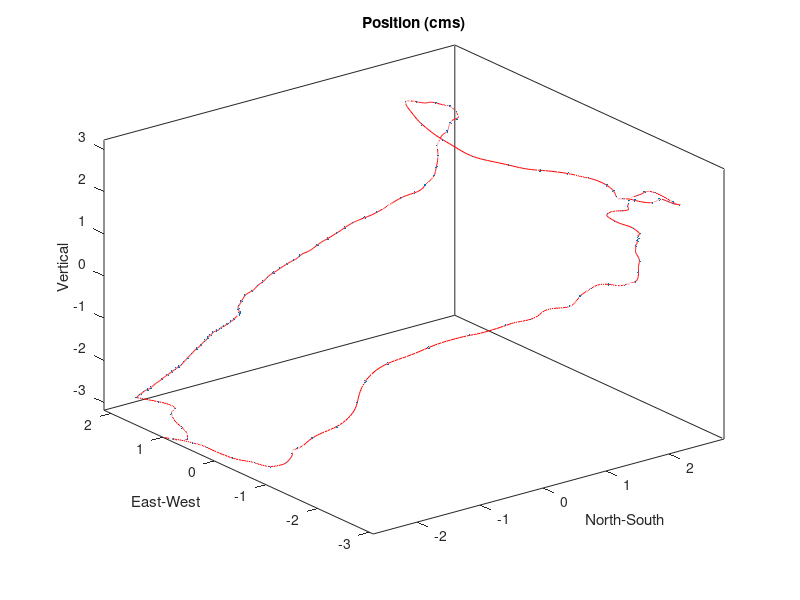

Write MATLAB code to recreate this figure.
%% Loma Prieta Earthquake
% This demo shows how to analyze and visualize real-world earthquake data.
% 
% Authors: C. Denham, 1990, C. Moler, August, 1992.

% Copyright 1984-2004 The MathWorks, Inc. 
% $Revision: 5.17.4.1 $  $Date: 2004/03/22 23:54:35 $

%%
% The file QUAKE.MAT contains 200Hz data from the October 17, 1989 Loma Prieta
% earthquake in the Santa Cruz Mountains.  The data are courtesy of Joel Yellin
% at the Charles F. Richter Seismological Laboratory, University of California,
% Santa Cruz.  Start by loading the data.

load quake e n v
whos e n v

%%
% In the workspace now are three variables containing time traces from an
% accelerometer in the Natural Sciences' building at UC Santa Cruz.  The
% accelerometer recorded the main shock of the earthquake.  The variables n, e,
% v refer to the three directional components measured by the instrument, which
% was aligned parallel to the fault, with its N direction pointing in the
% direction of Sacramento.  The data is uncorrected for the response of the
% instrument.
%
% Scale the data by the gravitational acceleration.  Also, create a fourth
% variable, t, containing a time base.

g = 0.0980;
e = g*e;
n = g*n;
v = g*v;
delt = 1/200;
t = delt*(1:length(e))';

%%
% Here are plots of the accelerations.

yrange = [-250 250];
limits = [0 50 yrange];
subplot(3,1,1), plot(t,e,'b'), axis(limits), title('East-West acceleration')
subplot(3,1,2), plot(t,n,'g'), axis(limits), title('North-South acceleration')
subplot(3,1,3), plot(t,v,'r'), axis(limits), title('Vertical acceleration')

%%
% Look at the interval from t=8 seconds to t=15 seconds.  Draw black lines at
% the selected spots.  All subsequent calculations will involve this interval.

t1 = 8*[1;1];
t2 = 15*[1;1];
subplot(3,1,1), hold on, plot([t1 t2],yrange,'k','LineWidth',2); hold off
subplot(3,1,2), hold on, plot([t1 t2],yrange,'k','LineWidth',2); hold off
subplot(3,1,3), hold on, plot([t1 t2],yrange,'k','LineWidth',2); hold off

%%
% Zoom in on the selected time interval.

trange = sort([t1(1) t2(1)]);
k = find((trange(1)<=t) & (t<=trange(2)));
e = e(k);
n = n(k);
v = v(k);
t = t(k);
ax = [trange yrange];

subplot(3,1,1), plot(t,e,'b'), axis(ax), title('East-West acceleration')
subplot(3,1,2), plot(t,n,'g'), axis(ax), title('North-South acceleration')
subplot(3,1,3), plot(t,v,'r'), axis(ax), title('Vertical acceleration')

%%
% Focusing on one second in the middle of this interval, a plot of "East-West"
% against "North-South" shows the horizontal acceleration.

subplot(1,1,1)
k = length(t);
k = round(max(1,k/2-100):min(k,k/2+100));
plot(e(k),n(k),'.-')
xlabel('East'), ylabel('North');
title('Acceleration During a One Second Period');

%%
% Integrate the accelerations twice to calculate the velocity and position of a
% point in 3-D space.

edot = cumsum(e)*delt;  edot = edot - mean(edot);
ndot = cumsum(n)*delt;  ndot = ndot - mean(ndot);
vdot = cumsum(v)*delt;  vdot = vdot - mean(vdot);

epos = cumsum(edot)*delt;  epos = epos - mean(epos);
npos = cumsum(ndot)*delt;  npos = npos - mean(npos);
vpos = cumsum(vdot)*delt;  vpos = vpos - mean(vpos);

subplot(2,1,1);
plot(t,[edot+25 ndot vdot-25]); axis([trange min(vdot-30) max(edot+30)])
xlabel('Time'), ylabel('V - N - E'), title('Velocity')

subplot(2,1,2);
plot(t,[epos+50 npos vpos-50]);
axis([trange min(vpos-55) max(epos+55)])
xlabel('Time'), ylabel('V - N - E'), title('Position')

%%
% The trajectory defined by the position data can be displayed with three
% different 2-dimensional projections.  Here is the first with a few values of t
% annotated.

subplot(1,1,1); cla; subplot(2,2,1)
plot(npos,vpos,'b');
na = max(abs(npos)); na = 1.05*[-na na];
ea = max(abs(epos)); ea = 1.05*[-ea ea];
va = max(abs(vpos)); va = 1.05*[-va va];
axis([na va]); xlabel('North'); ylabel('Vertical');

nt = ceil((max(t)-min(t))/6);
k = find(fix(t/nt)==(t/nt))';
for j = k, text(npos(j),vpos(j),['o ' int2str(t(j))]); end

%%
% Similar code produces two more 2-D views.

subplot(2,2,2)
plot(npos,epos,'g');
for j = k; text(epos(j),vpos(j),['o ' int2str(t(j))]); end
axis([ea va]); xlabel('East'); ylabel('Vertical');

subplot(2,2,3)
plot(npos,epos,'r');
for j = k; text(npos(j),epos(j),['o ' int2str(t(j))]); end
axis([na ea]); xlabel('North'); ylabel('East');

%%
% The fourth subplot is a 3-D view of the trajectory.

subplot(2,2,4)
plot3(npos,epos,vpos,'k')
for j = k;text(npos(j),epos(j),vpos(j),['o ' int2str(t(j))]); end
axis([na ea va]); xlabel('North'); ylabel('East'), zlabel('Vertical');
box on

%%
% Finally, plot a dot at every tenth position point.  The spacing between
% dots indicates the velocity.

subplot(1,1,1)
plot3(npos,epos,vpos,'r')
hold on
step = 10;
plot3(npos(1:step:end),epos(1:step:end),vpos(1:step:end),'.')
hold off
box on
axis tight
xlabel('North-South')
ylabel('East-West')
zlabel('Vertical')
title('Position (cms)')
